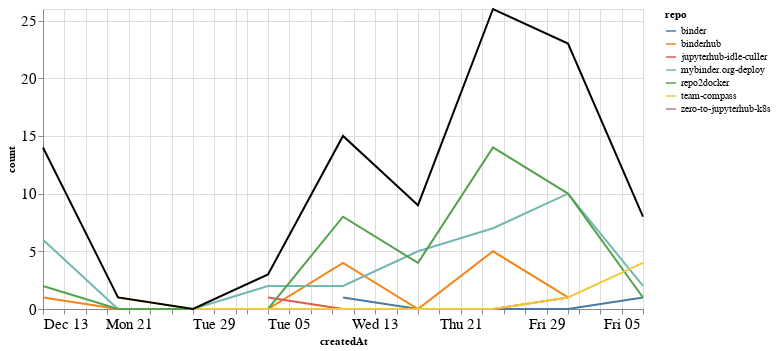

Notebook source saved alongside this figure:
### Markdown cell above
### Comments

### Code cell
comments_time = comments.groupby('repo').resample('W', on='createdAt').count()['author'].reset_index()
comments_time = comments_time.rename(columns={'author': 'count'})
comments_time_total = comments_time.groupby('createdAt').agg({"count": "sum"}).reset_index()
ch1 = alt.Chart(comments_time, width=600).mark_line().encode(
    x='createdAt',
    y='count',
    color='repo',
    tooltip="repo"
)

ch2 = alt.Chart(comments_time_total, width=600).mark_line(color="black").encode(
    x='createdAt',
    y='count',
)

ch1 + ch2

### Figure 1 — Vega-Lite specification as saved in the notebook (floating-point values rounded to 4 significant figures)
{"config": {"axisLeft": {"labelFontSize": 15}, "axisBottom": {"labelFontSize": 15}}, "layer": [{"data": {"name": "data-c17f7de5b6e86a9a30f7a0011e9041c6"}, "mark": "line", "encoding": {"color": {"type": "nominal", "field": "repo"}, "tooltip": {"type": "nominal", "field": "repo"}, "x": {"type": "temporal", "field": "createdAt"}, "y": {"type": "quantitative", "field": "count"}}, "width": 600}, {"data": {"name": "data-aaa7045da24f13d040f85cab2204624d"}, "mark": {"type": "line", "color": "black"}, "encoding": {"x": {"type": "temporal", "field": "createdAt"}, "y": {"type": "quantitative", "field": "count"}}, "width": 600}], "$schema": "https://vega.github.io/schema/vega-lite/v4.8.1.json", "datasets": {"data-c17f7de5b6e86a9a30f7a0011e9041c6": [{"repo": "binder", "createdAt": "2021-01-10T00:00:00", "count": 1}, {"repo": "binder", "createdAt": "2021-01-17T00:00:00", "count": 0}, {"repo": "binder", "createdAt": "2021-01-24T00:00:00", "count": 0}, {"repo": "binder", "createdAt": "2021-01-31T00:00:00", "count": 0}, {"repo": "binder", "createdAt": "2021-02-07T00:00:00", "count": 1}, {"repo": "binderhub", "createdAt": "2020-12-13T00:00:00", "count": 1}, {"repo": "binderhub", "createdAt": "2020-12-20T00:00:00", "count": 0}, {"repo": "binderhub", "createdAt": "2020-12-27T00:00:00", "count": 0}, {"repo": "binderhub", "createdAt": "2021-01-03T00:00:00", "count": 0}, {"repo": "binderhub", "createdAt": "2021-01-10T00:00:00", "count": 4}, {"repo": "binderhub", "createdAt": "2021-01-17T00:00:00", "count": 0}, {"repo": "binderhub", "createdAt": "2021-01-24T00:00:00", "count": 5}, {"repo": "binderhub", "createdAt": "2021-01-31T00:00:00", "count": 1}, {"repo": "jupyterhub-idle-culler", "createdAt": "2021-01-03T00:00:00", "count": 1}, {"repo": "jupyterhub-idle-culler", "createdAt": "2021-01-10T00:00:00", "count": 0}, {"repo": "jupyterhub-idle-culler", "createdAt": "2021-01-17T00:00:00", "count": 0}, {"repo": "jupyterhub-idle-culler", "createdAt": "2021-01-24T00:00:00", "count": 0}, {"repo": "jupyterhub-idle-culler", "createdAt": "2021-01-31T00:00:00", "count": 1}, {"repo": "mybinder.org-deploy", "createdAt": "2020-12-13T00:00:00", "count": 6}, {"repo": "mybinder.org-deploy", "createdAt": "2020-12-20T00:00:00", "count": 0}, {"repo": "mybinder.org-deploy", "createdAt": "2020-12-27T00:00:00", "count": 0}, {"repo": "mybinder.org-deploy", "createdAt": "2021-01-03T00:00:00", "count": 2}, {"repo": "mybinder.org-deploy", "createdAt": "2021-01-10T00:00:00", "count": 2}, {"repo": "mybinder.org-deploy", "createdAt": "2021-01-17T00:00:00", "count": 5}, {"repo": "mybinder.org-deploy", "createdAt": "2021-01-24T00:00:00", "count": 7}, {"repo": "mybinder.org-deploy", "createdAt": "2021-01-31T00:00:00", "count": 10}, {"repo": "mybinder.org-deploy", "createdAt": "2021-02-07T00:00:00", "count": 2}, {"repo": "repo2docker", "createdAt": "2020-12-13T00:00:00", "count": 2}, {"repo": "repo2docker", "createdAt": "2020-12-20T00:00:00", "count": 0}, {"repo": "repo2docker", "createdAt": "2020-12-27T00:00:00", "count": 0}, {"repo": "repo2docker", "createdAt": "2021-01-03T00:00:00", "count": 0}, {"repo": "repo2docker", "createdAt": "2021-01-10T00:00:00", "count": 8}, {"repo": "repo2docker", "createdAt": "2021-01-17T00:00:00", "count": 4}, {"repo": "repo2docker", "createdAt": "2021-01-24T00:00:00", "count": 14}, {"repo": "repo2docker", "createdAt": "2021-01-31T00:00:00", "count": 10}, {"repo": "repo2docker", "createdAt": "2021-02-07T00:00:00", "count": 1}, {"repo": "team-compass", "createdAt": "2020-12-20T00:00:00", "count": 1}, {"repo": "team-compass", "createdAt": "2020-12-27T00:00:00", "count": 0}, {"repo": "team-compass", "createdAt": "2021-01-03T00:00:00", "count": 0}, {"repo": "team-compass", "createdAt": "2021-01-10T00:00:00", "count": 0}, {"repo": "team-compass", "createdAt": "2021-01-17T00:00:00", "count": 0}, {"repo": "team-compass", "createdAt": "2021-01-24T00:00:00", "count": 0}, {"repo": "team-compass", "createdAt": "2021-01-31T00:00:00", "count": 1}, {"repo": "team-compass", "createdAt": "2021-02-07T00:00:00", "count": 4}, {"repo": "zero-to-jupyterhub-k8s", "createdAt": "2020-12-13T00:00:00", "count": 5}], "data-aaa7045da24f13d040f85cab2204624d": [{"createdAt": "2020-12-13T00:00:00", "count": 14}, {"createdAt": "2020-12-20T00:00:00", "count": 1}, {"createdAt": "2020-12-27T00:00:00", "count": 0}, {"createdAt": "2021-01-03T00:00:00", "count": 3}, {"createdAt": "2021-01-10T00:00:00", "count": 15}, {"createdAt": "2021-01-17T00:00:00", "count": 9}, {"createdAt": "2021-01-24T00:00:00", "count": 26}, {"createdAt": "2021-01-31T00:00:00", "count": 23}, {"createdAt": "2021-02-07T00:00:00", "count": 8}]}}
